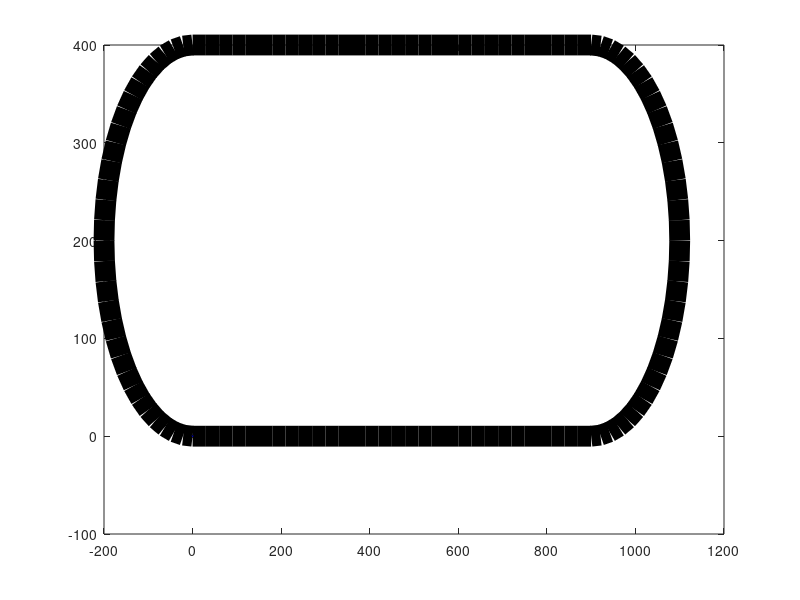

This figure's MATLAB source: (Note: this script raises an error after producing the figure.)
% Track Specs
straightaway_length = 900; % Length of Track Straightaways [m]
turn_radius = 200; % Radius of Track Turns [m]
turn_angle = pi; % Angle of Turn (From Entry to Exit) [rad]
track_width = 15; % Width of Track [m]
car_width = 1; % Width of Car [m]
car_length = 2.5; % Length of Car (From Center) [m]

% Waypoint Setup
num_waypoints = 120; % Number of Waypoints for Track
delta_s = (2*straightaway_length)/(num_waypoints/2); % Change in Distance in Track Straightaways (30 for 120) [m]
delta_theta = (2*turn_angle)/(num_waypoints/2); % Change in Angle in Track Turns (pi/30 for 120) [rad]

% Track Coordinates
x_track_array = zeros(1,num_waypoints+1); % X Track Coordinates (Updated from 0 as code runs)
y_track_array = zeros(1,num_waypoints+1); % Y Track Coordinates (Updated from 0 as code runs)
theta_track_array = zeros(1,num_waypoints+1); % Angle Track Coordinates (Updated from 0 as code runs)

% Car Coordinates
car_RF_x_array = zeros(1,num_waypoints+1); % Car RF X Coordinates (Updated from 0 as code runs)
car_RR_x_array = zeros(1,num_waypoints+1); % Car RR X Coordinates (Updated from 0 as code runs)
car_LF_x_array = zeros(1,num_waypoints+1); % Car LF X Coordinates (Updated from 0 as code runs)
car_LR_x_array = zeros(1,num_waypoints+1); % Car LR X Coordinates (Updated from 0 as code runs)
car_RF_y_array = zeros(1,num_waypoints+1); % Car RF Y Coordinates (Updated from 0 as code runs)
car_RR_y_array = zeros(1,num_waypoints+1); % Car RR Y Coordinates (Updated from 0 as code runs)
car_LF_y_array = zeros(1,num_waypoints+1); % Car LF Y Coordinates (Updated from 0 as code runs)
car_LR_y_array = zeros(1,num_waypoints+1); % Car LR Y Coordinates (Updated from 0 as code runs)

for i = 0:num_waypoints
    % Front Straightaway
    if i == 0 % Initial Start at (0,0)
        x_track_array(i+1) = 0; % X Coordinate of Track Instantaneously
        y_track_array(i+1) = 0; % Y Coordinate of Track Instantaneously
        theta_track_array(i+1) = 0; % Angle of Track Curvature Instantaneously
        car_RF_x_array(i+1) = car_length; % X Coordinate RF of Car Instantaneously
        car_RR_x_array(i+1) = -car_length; % X Coordinate RR of Car Instantaneously
        car_LF_x_array(i+1) = car_length; % X Coordinate LF of Car Instantaneously
        car_LR_x_array(i+1) = -car_length; % X Coordinate LR of Car Instantaneously
        car_RF_y_array(i+1) = -car_width; % Y Coordinate RF of Car Instantaneously
        car_RR_y_array(i+1) = -car_width; % Y Coordinate RR of Car Instantaneously
        car_LF_y_array(i+1) = car_width; % Y Coordinate LF of Car Instantaneously
        car_LR_y_array(i+1) = car_width; % Y Coordinate LR of Car Instantaneously
    elseif (0 < i) && (i <= num_waypoints/4) % Points from (0,0) to (900,0)
        x_track_array(i+1) = (i)*delta_s;
        y_track_array(i+1) = 0;
        theta_track_array(i+1) = 0;
        car_RF_x_array(i+1) = (i)*delta_s + car_length;
        car_RR_x_array(i+1) = (i)*delta_s - car_length;
        car_LF_x_array(i+1) = (i)*delta_s + car_length;
        car_LR_x_array(i+1) = (i)*delta_s - car_length;
        car_RF_y_array(i+1) = -car_width;
        car_RR_y_array(i+1) = -car_width;
        car_LF_y_array(i+1) = car_width;
        car_LR_y_array(i+1) = car_width;
    % Turns 1 & 2
    elseif (num_waypoints/4 < i) && (i <= num_waypoints/2) % Points from (900,0) to (900,400)
        theta_track_array(i+1) = theta_track_array(i) + delta_theta;
        x_track_array(i+1) = straightaway_length + turn_radius*sin(theta_track_array(i+1));
        y_track_array(i+1) = turn_radius - turn_radius*cos(theta_track_array(i+1));
        car_RF_x_array(i+1) = straightaway_length + (turn_radius + car_width)*sin(theta_track_array(i+1));
        car_RR_x_array(i+1) = straightaway_length + (turn_radius + car_width)*sin(theta_track_array(i+1));
        car_LF_x_array(i+1) = straightaway_length + (turn_radius - car_width)*sin(theta_track_array(i+1));
        car_LR_x_array(i+1) = straightaway_length + (turn_radius - car_width)*sin(theta_track_array(i+1));
        car_RF_y_array(i+1) = turn_radius - (turn_radius + car_width)*cos(theta_track_array(i+1));
        car_RR_y_array(i+1) = turn_radius - (turn_radius + car_width)*cos(theta_track_array(i+1));
        car_LF_y_array(i+1) = turn_radius - (turn_radius - car_width)*cos(theta_track_array(i+1));
        car_LR_y_array(i+1) = turn_radius - (turn_radius - car_width)*cos(theta_track_array(i+1));
    % Back Straightaway
    elseif (num_waypoints/2 < i) && (i <= num_waypoints*(3/4)) % Points from (900,400) to (0,400)
        x_track_array(i+1) = straightaway_length - (i-60)*delta_s;
        y_track_array(i+1) = 2 * turn_radius;
        theta_track_array(i+1) = 0;
        car_RF_x_array(i+1) = straightaway_length - (i-60)*delta_s - car_length;
        car_RR_x_array(i+1) = straightaway_length - (i-60)*delta_s + car_length;
        car_LF_x_array(i+1) = straightaway_length - (i-60)*delta_s - car_length;
        car_LR_x_array(i+1) = straightaway_length - (i-60)*delta_s + car_length;
        car_RF_y_array(i+1) = 2*turn_radius + car_width;
        car_RR_y_array(i+1) = 2*turn_radius + car_width;
        car_LF_y_array(i+1) = 2*turn_radius - car_width;
        car_LR_y_array(i+1) = 2*turn_radius - car_width;
    % Turns 3 & 4
    else  % Points from (0,400) to (0,0)
        theta_track_array(i+1) = theta_track_array(i) + delta_theta;
        x_track_array(i+1) = -turn_radius*sin(theta_track_array(i+1));
        y_track_array(i+1) = turn_radius + turn_radius*cos(theta_track_array(i+1));
        car_RF_x_array(i+1) = straightaway_length + (turn_radius + car_width)*sin(theta_track_array(i+1));
        car_RR_x_array(i+1) = straightaway_length + (turn_radius + car_width)*sin(theta_track_array(i+1));
        car_LF_x_array(i+1) = straightaway_length + (turn_radius - car_width)*sin(theta_track_array(i+1));
        car_LR_x_array(i+1) = straightaway_length + (turn_radius - car_width)*sin(theta_track_array(i+1));
        car_RF_y_array(i+1) = turn_radius - (turn_radius + car_width)*cos(theta_track_array(i+1));
        car_RR_y_array(i+1) = turn_radius - (turn_radius + car_width)*cos(theta_track_array(i+1));
        car_LF_y_array(i+1) = turn_radius - (turn_radius - car_width)*cos(theta_track_array(i+1));
        car_LR_y_array(i+1) = turn_radius - (turn_radius - car_width)*cos(theta_track_array(i+1));
    end
end

% Plotting the Track
figure;
plot(x_track_array, y_track_array, 'k', 'LineWidth', track_width);
hold on;

for i = 0:num_waypoints
    % Plotting the Car
    car_x_array = [car_RF_x_array(i+1),car_RR_x_array(i+1),car_LR_x_array(i+1),car_LF_x_array(i+1)];
    car_y_array = [car_RF_y_array(i+1),car_RR_y_array(i+1),car_LR_y_array(i+1),car_LF_y_array(i+1)];
    patch(car_x_array,car_y_array,'b');
    
    % Plotting the Car Path
    animated_line = animatedline(x_track_array, y_track_array,'Color','r','LineWidth',1);
end

% Set axis limits
axis equal;
axis([-100, straightaway_length + 100, -50, 2 * turn_radius + 50]);

% Add labels and title
xlabel('X (m)');
ylabel('Y (m)');
title('Race Track with Racecar');
